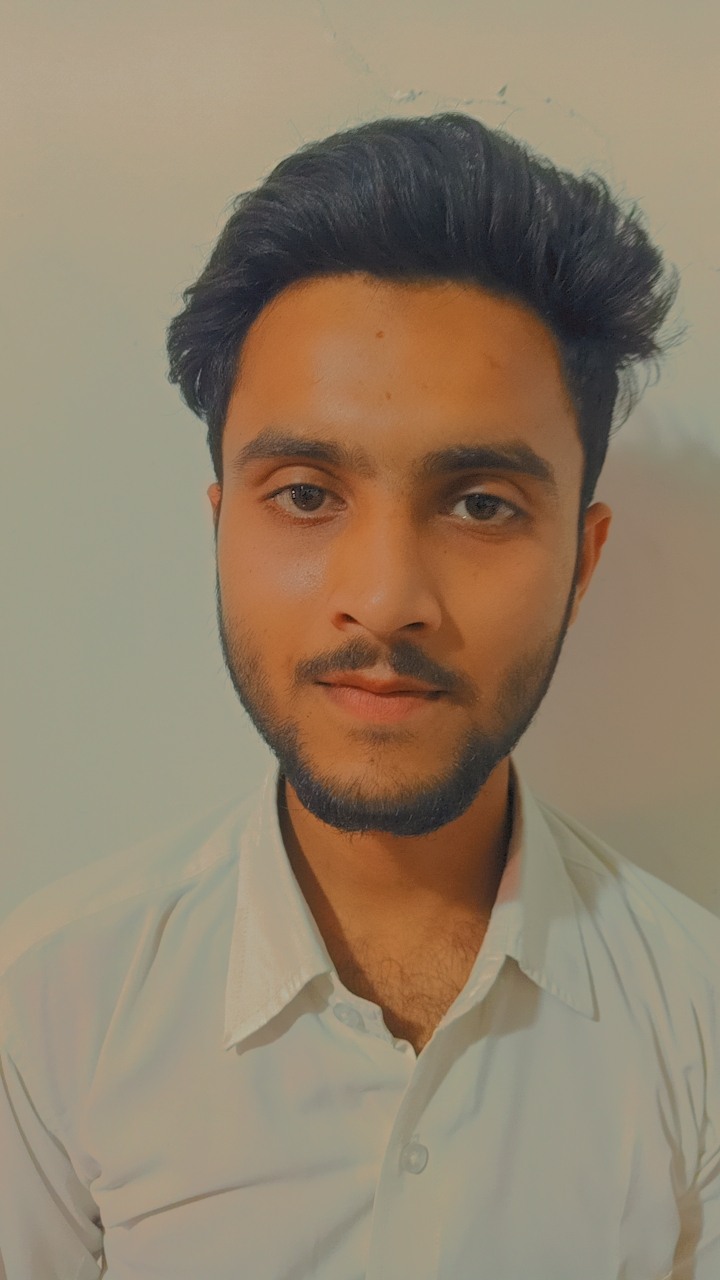
#> input picture Face_Eye_Detection/Danish.jpg, 720 x 1280 px, found by its file name
$ python Face_detection.py
#> lines starting #> are read from the running program, lines starting #| are printed output that depends on the picture; after the words box and inside, x2 and y2 are one past the last pixel; in counts of white or black regions, pixels touching at a corner belong together
# Face detection library
import cv2

# Load the pre-trained face detector
face_cascade = cv2.CascadeClassifier(cv2.data.haarcascades + 'haarcascade_frontalface_default.xml')

# Load the image

image = cv2.imread(r'D:\Python_project\Face_Eye_Detection\Danish.jpg')
#> image is the input picture: shape (1280, 720, 3); mean B, G, R 107.2, 129.5, 146.3

# Convert the image to grayscale for face detection
gray = cv2.cvtColor(image, cv2.COLOR_BGR2GRAY)
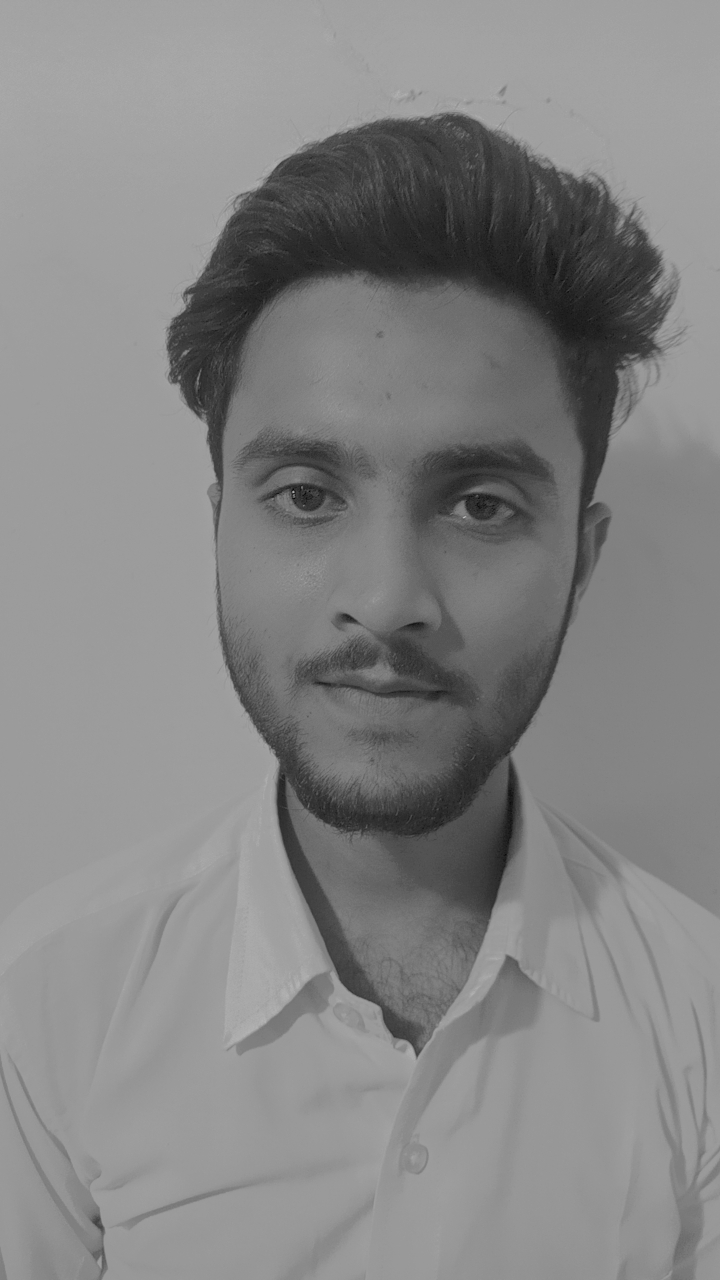
#> gray: shape (1280, 720); min 5, max 185, mean 132

# Perform face detection
faces = face_cascade.detectMultiScale(gray, scaleFactor=1.3, minNeighbors=5, minSize=(30, 30))
#> faces = [[148, 305, 491, 491]]

# Draw rectangles around the detected faces
for (x, y, w, h) in faces:
    cv2.rectangle(image, (x, y), (x+w, y+h), (0,255,0), 2)
#> this loop made 1 pass
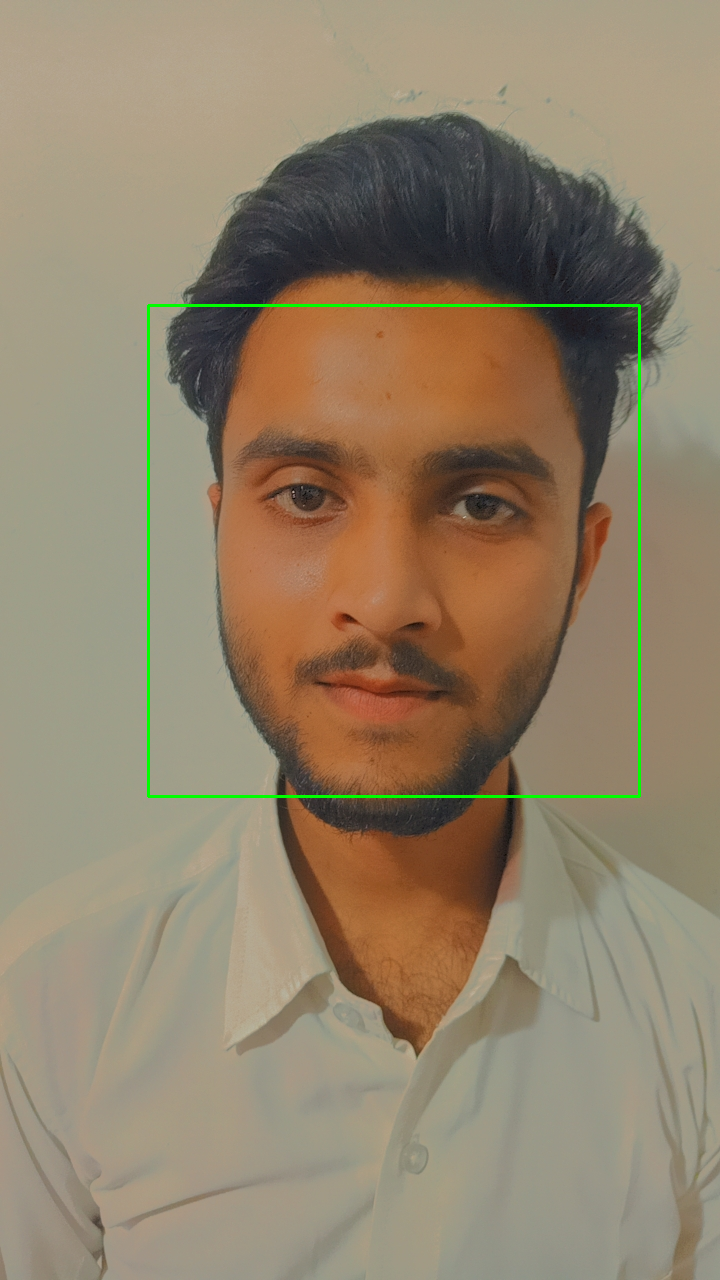
#> image: shape (1280, 720, 3); 0.64% of pixels changed, all inside (x1, y1, x2, y2) = (147, 304, 641, 798)

# Display the image with detected faces
cv2.imshow('Face Detection', image)
cv2.waitKey(0)
cv2.destroyAllWindows()

$ run again, with Face_Eye_Detection/Aamir.jpg copied over Face_Eye_Detection/Danish.jpg
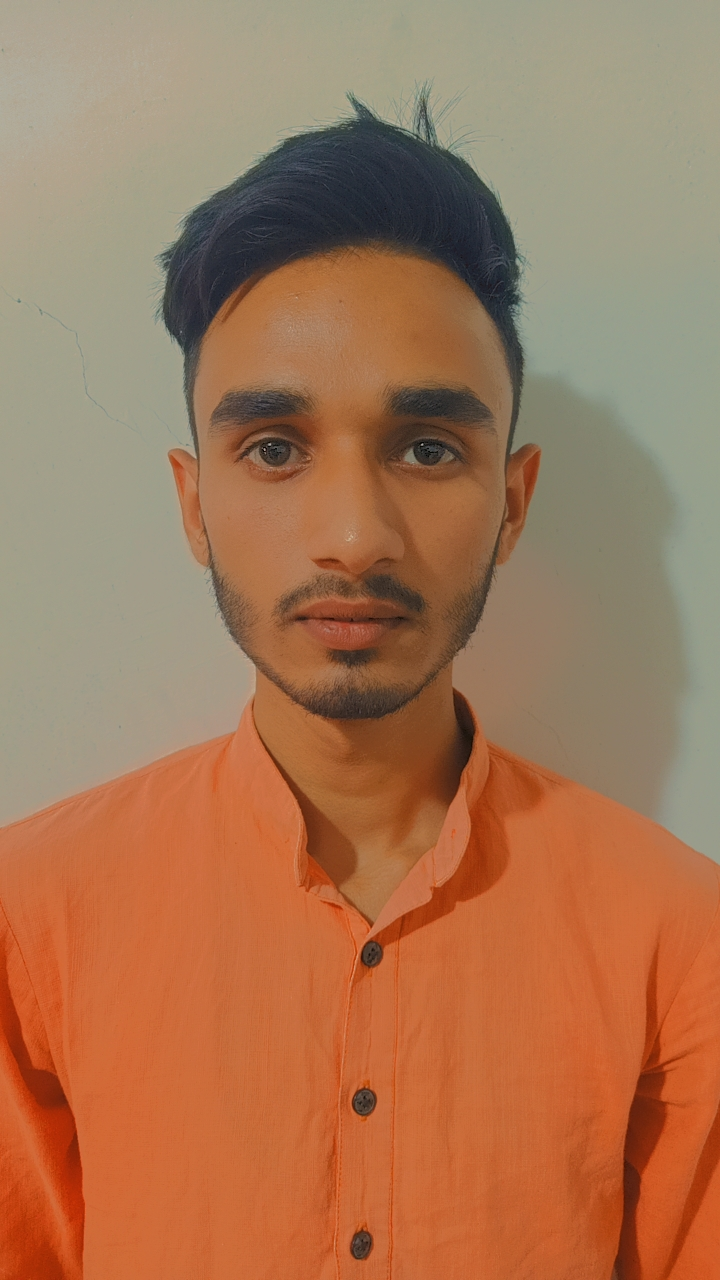
#> input picture Face_Eye_Detection/Aamir.jpg, 720 x 1280 px, found by its file name
#> image is the input picture: shape (1280, 720, 3); mean B, G, R 85.4, 117.6, 165.4
#> `gray = cv2.cvtColor(image, cv2.COLOR_BGR2GRAY)`:
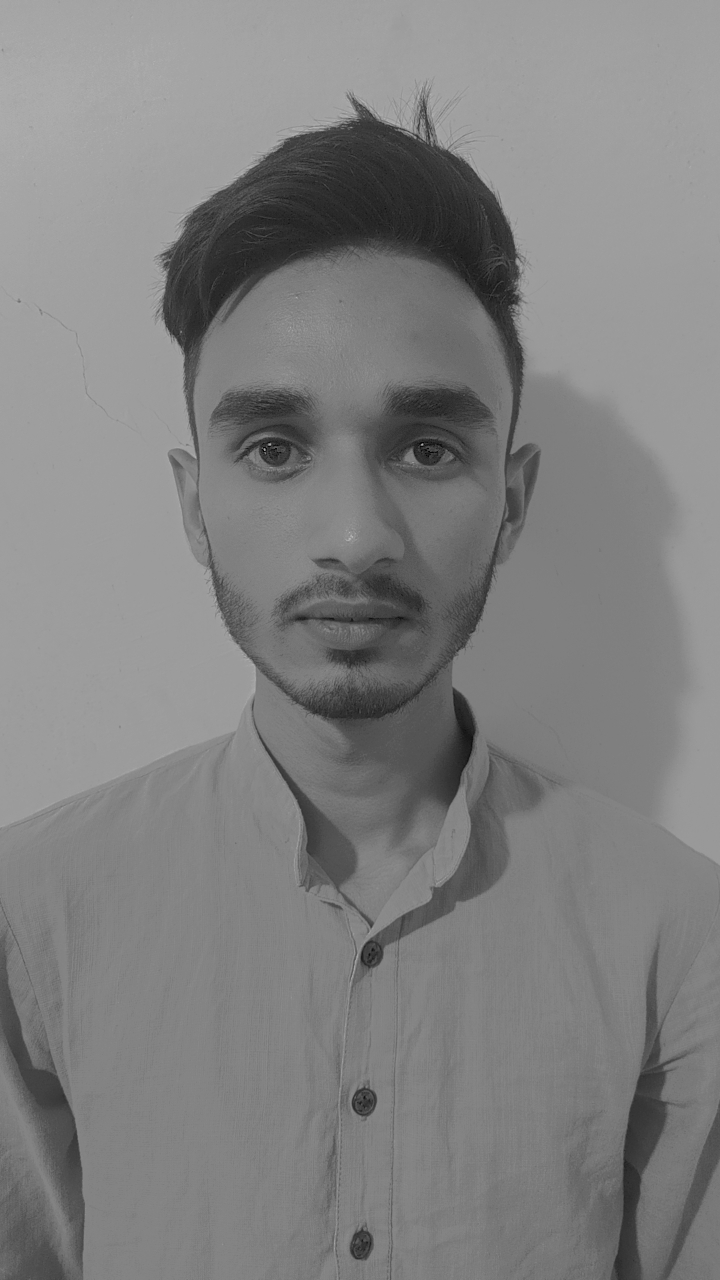
#> gray: shape (1280, 720); min 4, max 181, mean 128.2
#> faces = [[110, 257, 480, 480]]
#> the loop `for (x, y, w, h) in faces:` made 1 pass
#> after the loop `for (x, y, w, h) in faces:`:
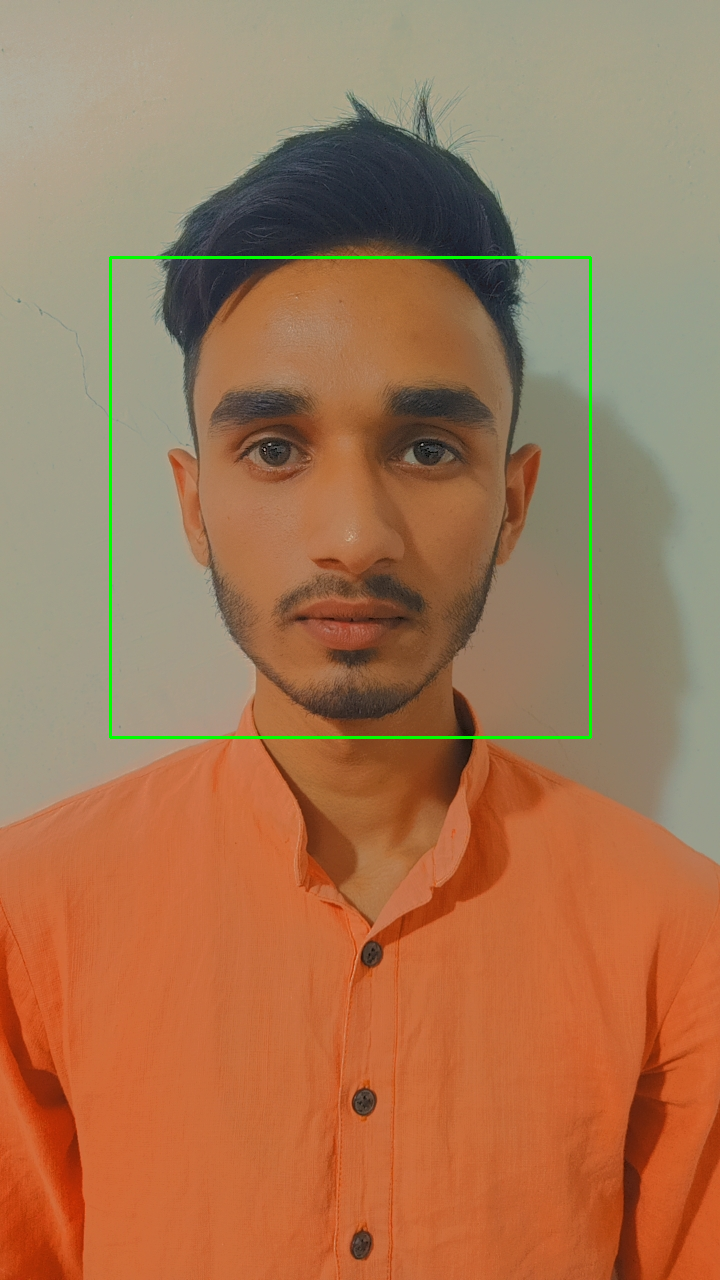
#> image: shape (1280, 720, 3); 0.62% of pixels changed, all inside (x1, y1, x2, y2) = (109, 256, 592, 739)
